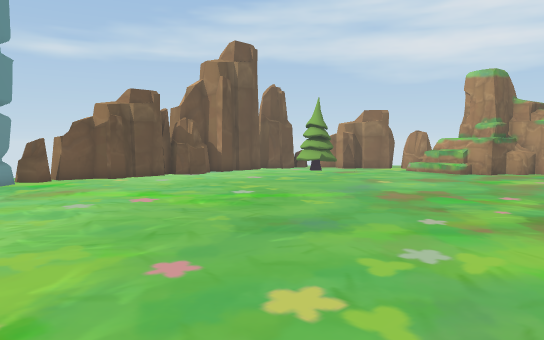
view 1 (above)

24 first-person views from a walk through a scene from a Unity 3-D project. The camera is 1.5 m above the floor, tilts 4° down and sees 70° across. The floor is counted in squares, 1 m on a side. Each view is taken from the middle of a square. On the plan, view 1 faces up. The plan holds only what a view shows up to about 17 squares ahead; the rest is blank. The place goes on beyond the plan.

view 2
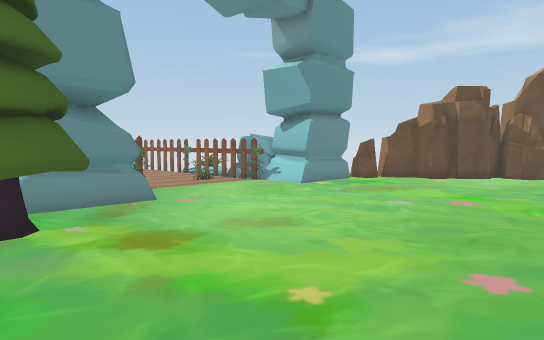

view 3
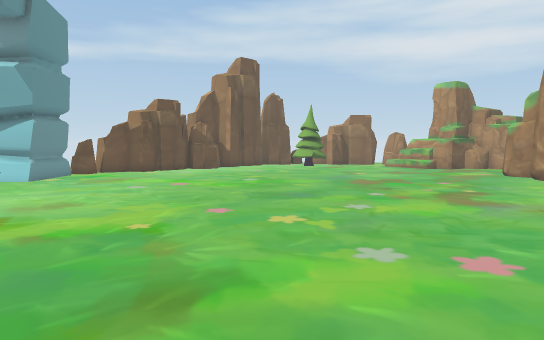

view 4
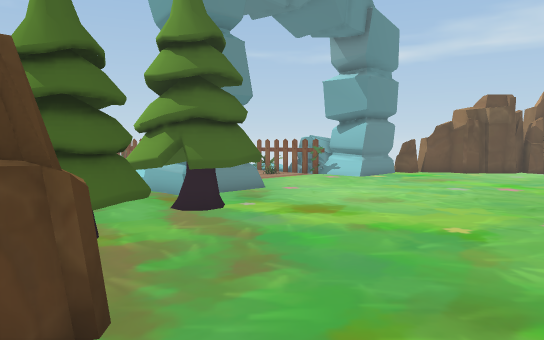

view 5
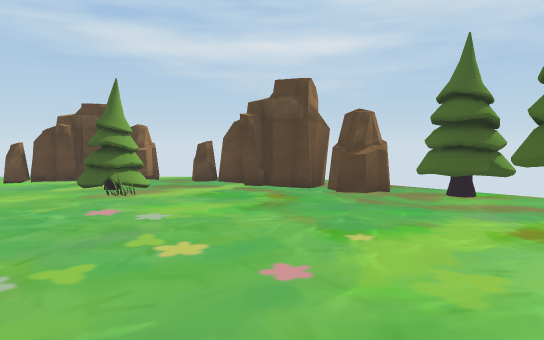

view 6
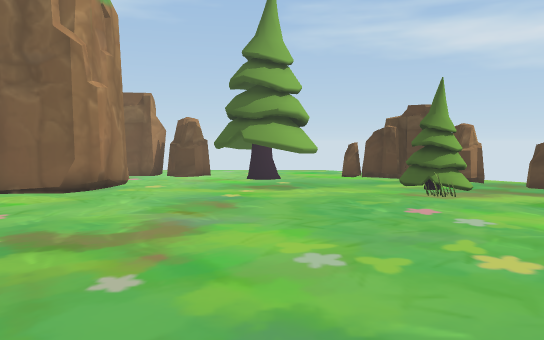

view 7
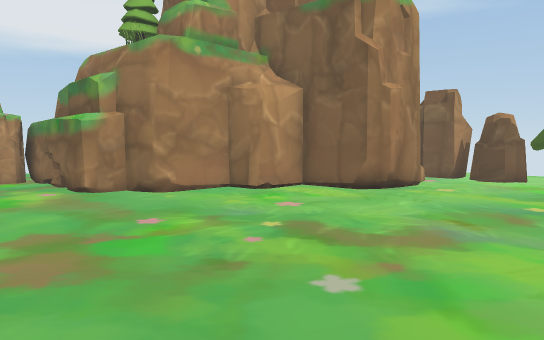

view 8
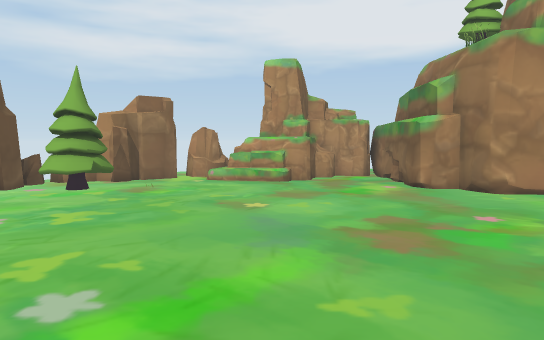

view 9
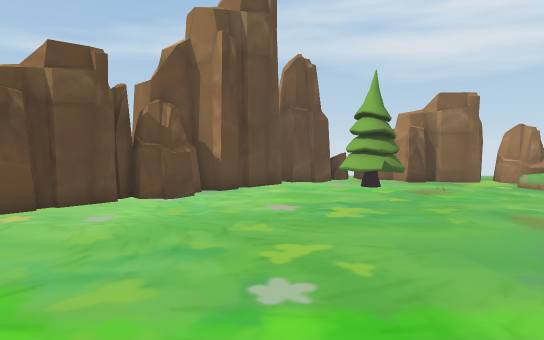

view 10
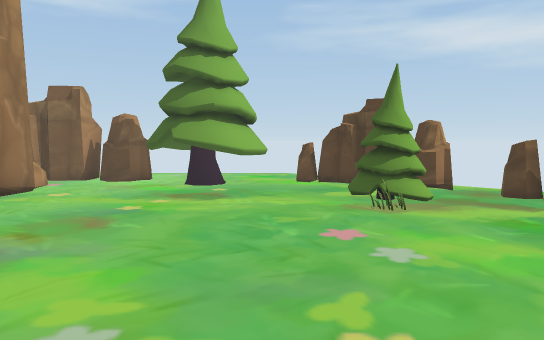

view 11
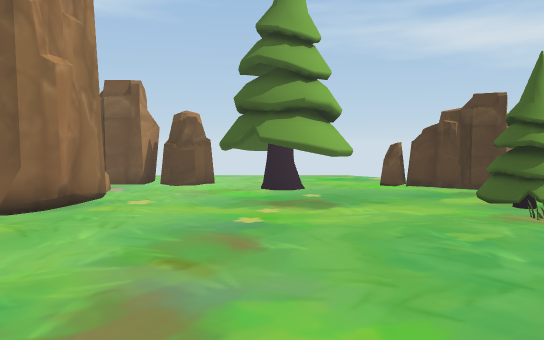

view 12
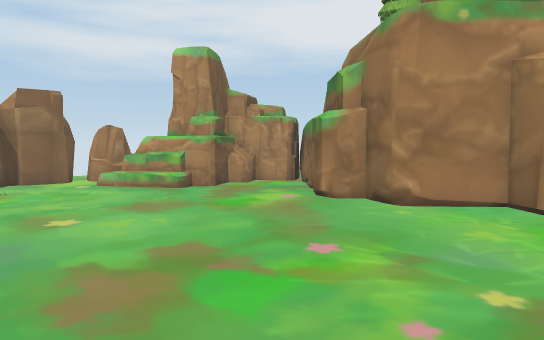

view 13
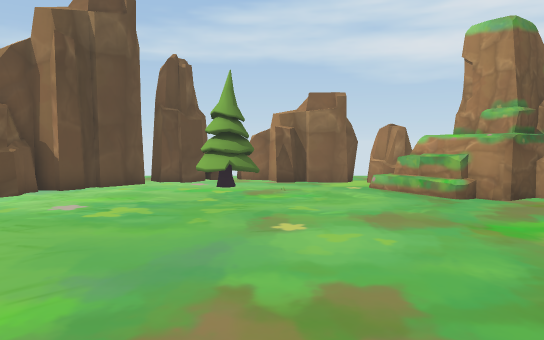

view 14
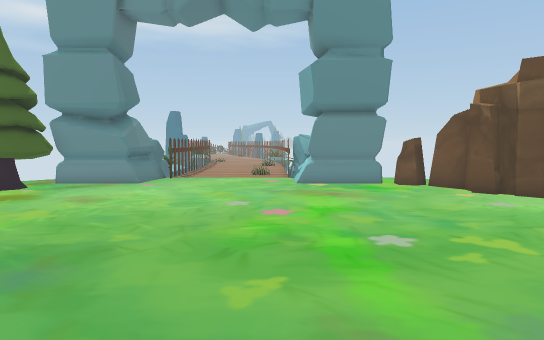

view 15
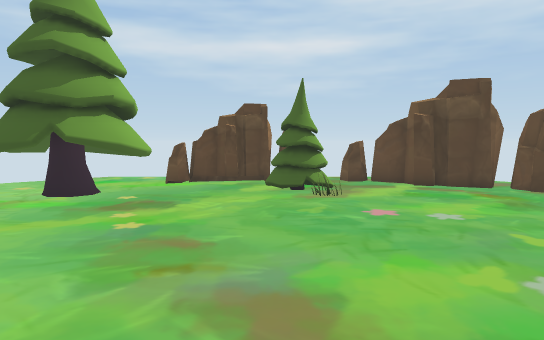

view 16
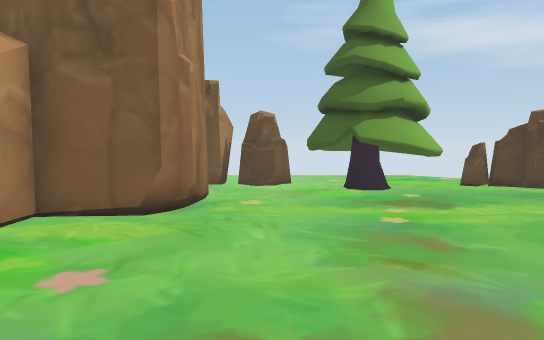

view 17
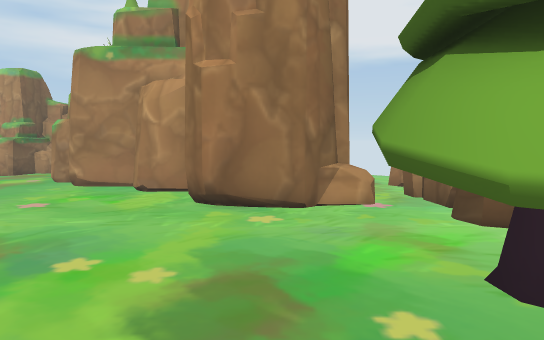

view 18
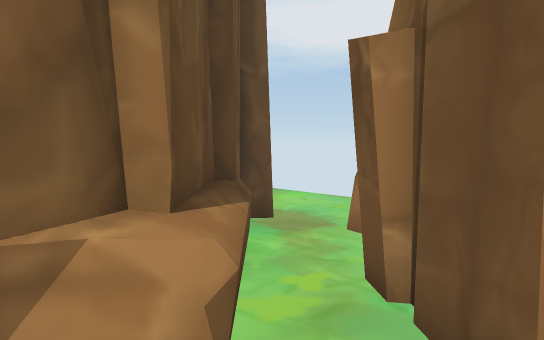

view 19
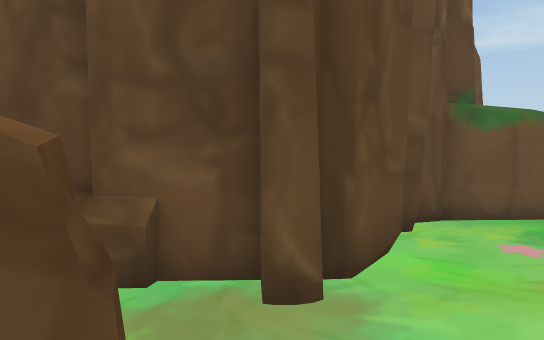

view 20
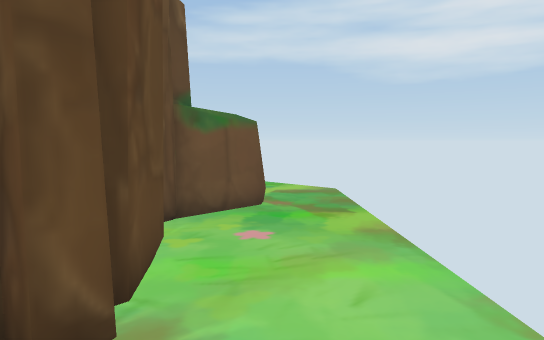

view 21
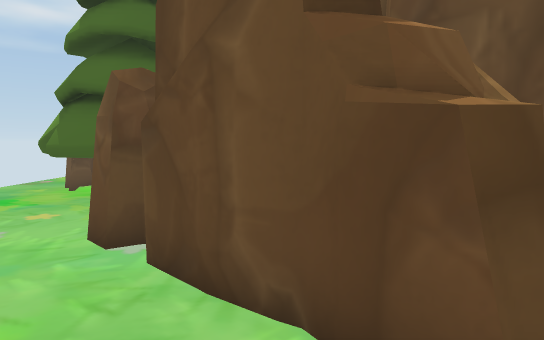

view 22
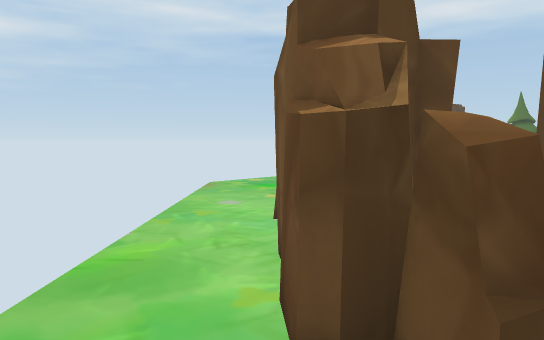

view 23
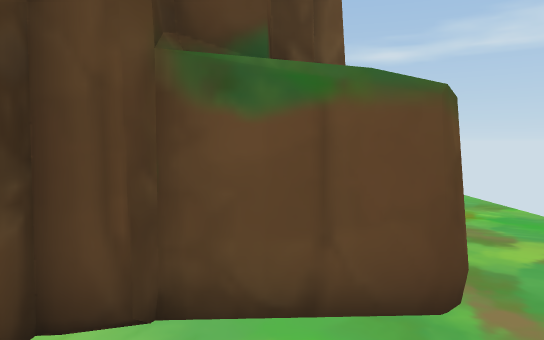

view 24
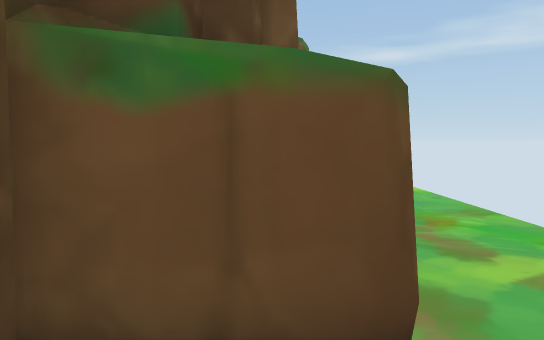

### Floor plan
Key: @ floor where view 1 was taken; # wall or solid block; x gap in a wall; . floor; = window, fence, low wall or low ledge; ^ raised ledge; T thing the floor can be seen under or through; O other object.
Columns run from 12 left of view 1 to 21 right of it. Each row starts with its distance up from view 1.
 24              ####  #
 23            ###  ######
 22           ##..##....##
 21          ##...##....x ^
 20        ###..........=^^
 19        ##............#####   ..
 18       ##..............#.=### ...
 17      ##...................#   ...
 16    ###...................##   ....
 15   ##....................##     ...
 14   #....................##      ...
 13   #....................#       #..
 12 ###....................#      ##..
 11 ###....................##     #...
 10 ........................#     #...
  9 ........................#     #...
  8 ........................##    #...
  7 .........................#    #...
  6 #.......................##   ##...
  5 ###.....................#   ##....
  4   #.....................## ##... .
  3   #......................###...#..
  2   ####....................=..###
  1     ##......................###...
  0      #......@.............####...
 -1      ##...............TTT.##....
 -2      ###.......=.....#TTTTT#...
 -3        ###......##...#TTTT....
 -4          ##.....##...#TTT....
 -5          ####......OOO......
 -6             ###.OO#OO......
 -7              ##.  ........
 -8                ..........

Where each view was taken, in squares from view 1:
view 1: 0 up, 0 right, facing up
view 2: 0 up, 0 right, facing up-left
view 3: 4 down, 0 right, facing up
view 4: 4 down, 0 right, facing up-left
view 5: 9 up, 1 left, facing down
view 6: 9 up, 1 left, facing down-right
view 7: 8 up, 1 left, facing right
view 8: 8 up, 2 left, facing up-right
view 9: 8 up, 1 left, facing up
view 10: 6 up, 1 left, facing down-right
view 11: 7 up, 2 right, facing down-right
view 12: 7 up, 2 right, facing up-right
view 13: 8 up, 4 right, facing up
view 14: 10 up, 5 right, facing left
view 15: 9 up, 5 right, facing down
view 16: 9 up, 4 right, facing down-right
view 17: 3 down, 6 right, facing up-right
view 18: 0 up, 13 right, facing up-right
view 19: 3 up, 21 right, facing up-left
view 20: 3 up, 20 right, facing up
view 21: 1 up, 21 right, facing left
view 22: 4 up, 21 right, facing down-left
view 23: 9 up, 21 right, facing up-left
view 24: 10 up, 21 right, facing up-left
